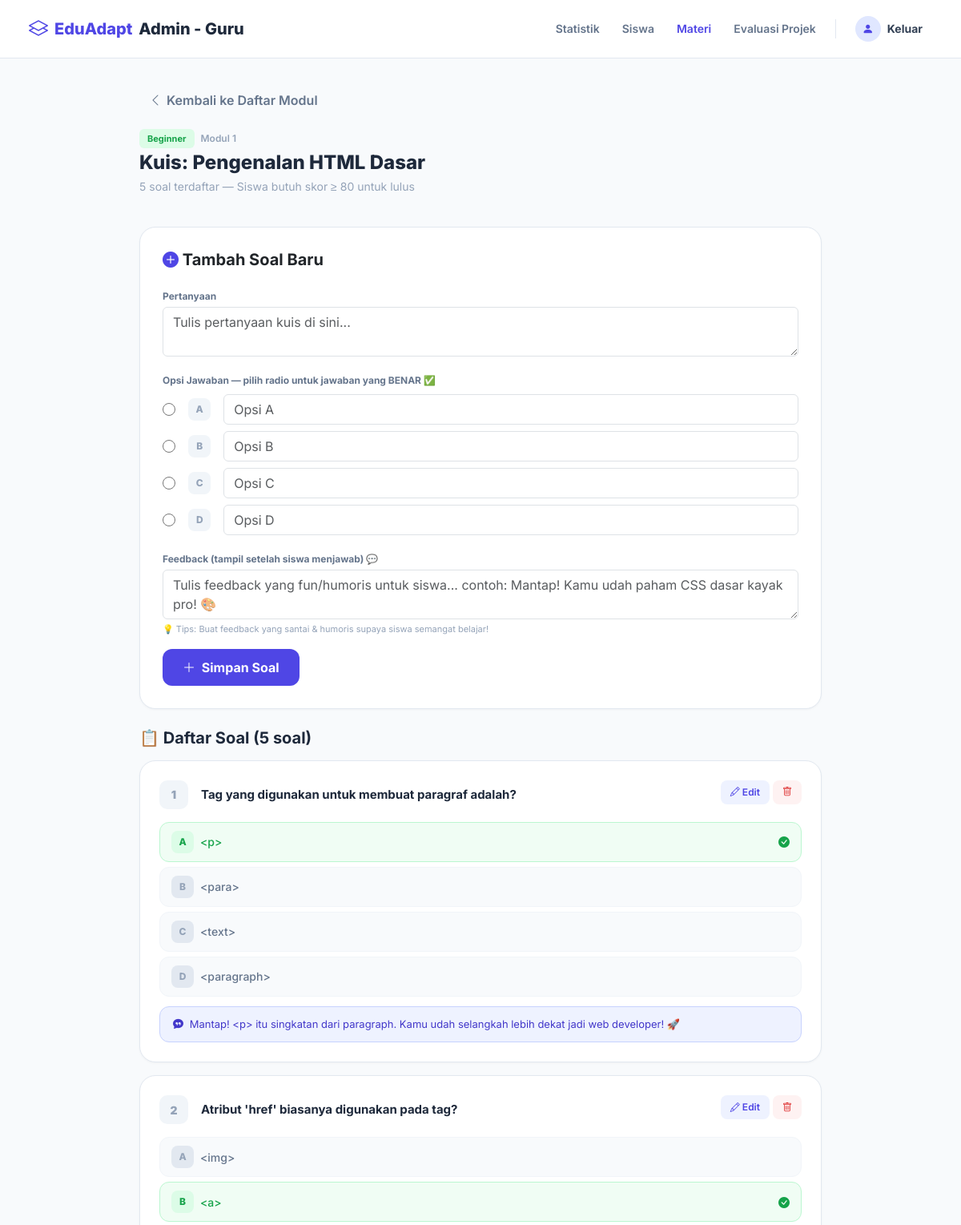
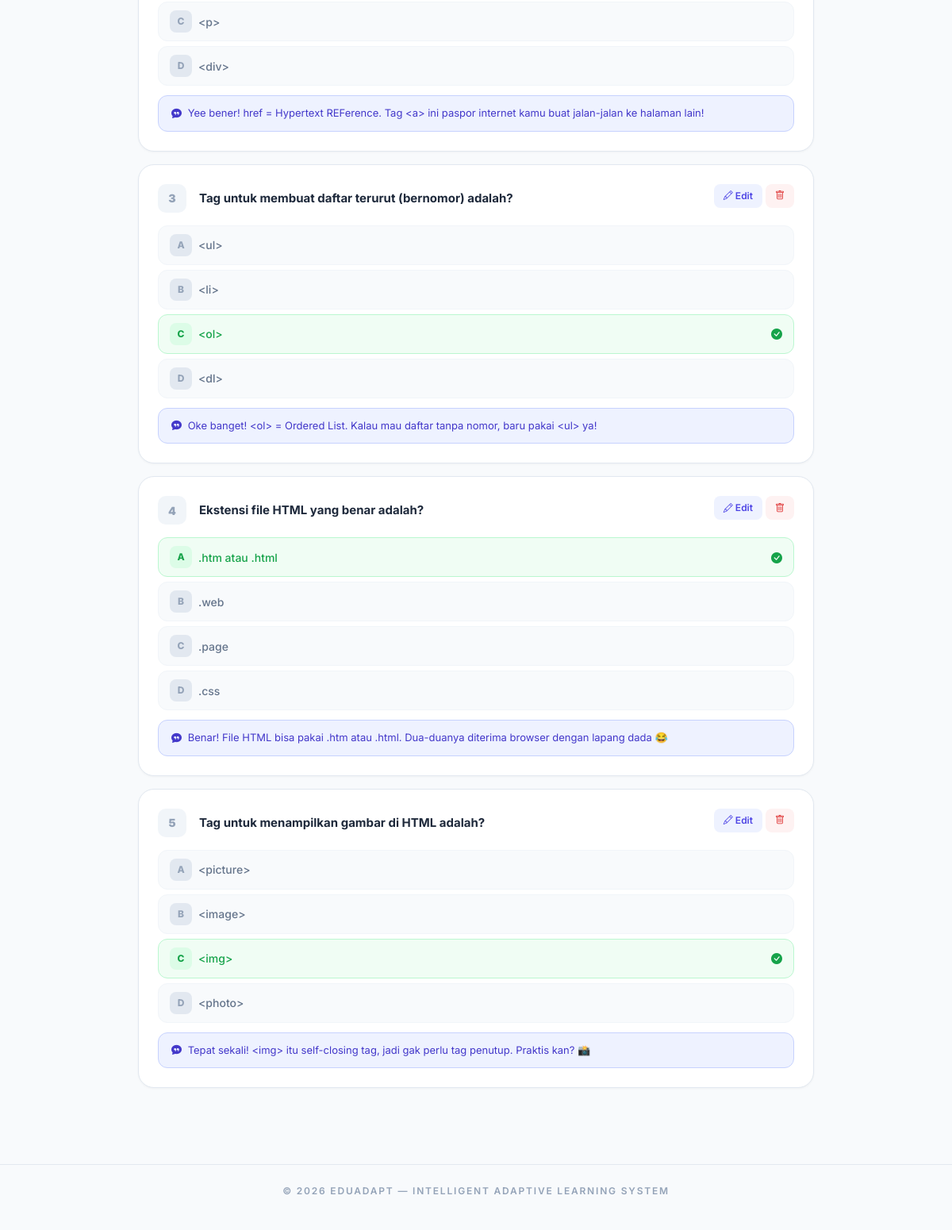
Screenshot of /guru/quizzes.php?module_id=2 (signed in) with the database file from the repository (2 pictures, top to bottom).
### tables this page shows
CREATE TABLE `modules` (
  `id` int(11) NOT NULL,
  `level` enum('Beginner','Intermediate','Advanced') NOT NULL,
  `title` varchar(150) NOT NULL,
  `type` varchar(50) NOT NULL,
  `content_text` text DEFAULT NULL,
  `video_url` varchar(255) DEFAULT NULL,
  `sequence_order` int(11) NOT NULL,
  `created_at` timestamp NOT NULL DEFAULT current_timestamp()
);

CREATE TABLE `module_quizzes` (
  `id` int(11) NOT NULL,
  `module_id` int(11) NOT NULL,
  `question_text` text NOT NULL,
  `option_a` varchar(255) NOT NULL,
  `option_b` varchar(255) NOT NULL,
  `option_c` varchar(255) NOT NULL,
  `option_d` varchar(255) NOT NULL,
  `correct_option` enum('a','b','c','d') NOT NULL,
  `feedback` text NOT NULL
);

### guru/quizzes.php (the view, shortened to what this page needs)
<?php
require_once __DIR__ . '/../koneksi.php';
$module_id = intval($_GET['module_id'] ?? 0);
$mod = $conn->query("SELECT * FROM modules WHERE id = $module_id")->fetch_assoc();
$edit_data = null;
$quizzes = $conn->query("SELECT * FROM module_quizzes WHERE module_id = $module_id ORDER BY id ASC");
$quiz_count = $quizzes->num_rows;
$level_colors = ['Beginner' => ['#dcfce7','#16a34a'], 'Intermediate' => ['#dbeafe','#2563eb'], 'Advanced' => ['#f3e8ff','#9333ea']];
$lc = $level_colors[$mod['level']] ?? ['#f1f5f9','#64748b'];
?>
<!DOCTYPE html>
<html lang="id">
<head>
    <link rel="stylesheet" href="../node_modules/bootstrap/dist/css/bootstrap.min.css">
</head>
<body>
<?php include __DIR__ . '/../includes/header.php'; ?>
<main style="max-width: 900px; margin: 0 auto; padding: 32px 24px;" class="animate-in">
    <a href="modules.php" class="back-link mb-3">
        <i class="bi bi-chevron-left"></i> Kembali ke Daftar Modul
    </a>
    <div class="d-flex align-items-center gap-3 mb-4">
        <div>
            <div class="d-flex align-items-center gap-2 mb-1">
                <span class="badge-level" style="background:<?= $lc[0] ?>; color:<?= $lc[1] ?>;"><?= $mod['level'] ?></span>
                <span style="color: #94a3b8; font-size: 12px; font-weight: 600;">Modul <?= $mod['sequence_order'] ?></span>
            </div>
            <h1 style="font-size: 1.5rem; font-weight: 800; color: #1e293b; margin: 0;">
                Kuis: <?= htmlspecialchars($mod['title']) ?>
            </h1>
            <p style="color: #94a3b8; font-size: 0.875rem; margin-top: 4px;">
                <?= $quiz_count ?> soal terdaftar — Siswa butuh skor ≥ 80 untuk lulus
            </p>
        </div>
    </div>
    <div class="card-custom mb-4" id="formSection">
        <h5 style="font-weight: 700; margin-bottom: 20px;">
            <i class="bi bi-<?= $edit_data ? 'pencil-square' : 'plus-circle-fill' ?>" style="color: #4f46e5;"></i>
            <?= $edit_data ? 'Edit Soal' : 'Tambah Soal Baru' ?>
        </h5>
        <form method="POST">
            <div class="mb-3">
                <label class="form-label-sm">Pertanyaan</label>
                <textarea name="question_text" class="form-control" rows="2" required placeholder="Tulis pertanyaan kuis di sini..."><?= htmlspecialchars($edit_data['question_text'] ?? '') ?></textarea>
            </div>
            <label class="form-label-sm mb-2">Opsi Jawaban — pilih radio untuk jawaban yang BENAR ✅</label>
            <?php
            $options = ['a', 'b', 'c', 'd'];
            $labels = ['A', 'B', 'C', 'D'];
            foreach ($options as $i => $opt):
                $field = "option_$opt";
                $is_correct = ($edit_data['correct_option'] ?? '') === $opt;
            ?>
            <div class="d-flex align-items-center gap-3 mb-2">
                <input type="radio" name="correct_option" value="<?= $opt ?>" class="correct-radio" <?= $is_correct ? 'checked' : '' ?> required title="Tandai sebagai jawaban benar">
                <div class="option-label" style="background: <?= $is_correct ? '#dcfce7' : '#f1f5f9' ?>; color: <?= $is_correct ? '#16a34a' : '#94a3b8' ?>;">
                    <?= $labels[$i] ?>
                </div>
                <input type="text" name="option_<?= $opt ?>" class="form-control" required
                       placeholder="Opsi <?= $labels[$i] ?>"
                       value="<?= htmlspecialchars($edit_data[$field] ?? '') ?>">
            </div>
            <?php endforeach; ?>
            <div class="mt-3 mb-3">
                <label class="form-label-sm">Feedback (tampil setelah siswa menjawab) 💬</label>
                <textarea name="feedback" class="form-control" rows="2" required placeholder="Tulis feedback yang fun/humoris untuk siswa... contoh: Mantap! Kamu udah paham CSS dasar kayak pro! 🎨"><?= htmlspecialchars($edit_data['feedback'] ?? '') ?></textarea>
                <div style="font-size: 11px; color: #94a3b8; margin-top: 4px;">
                    💡 Tips: Buat feedback yang santai & humoris supaya siswa semangat belajar!
                </div>
            </div>
            <div class="d-flex gap-2">
                <button type="submit" class="btn" style="background: #4f46e5; color: #fff; font-weight: 700; padding: 10px 24px; border-radius: 12px;">
                    <i class="bi bi-<?= $edit_data ? 'check-lg' : 'plus-lg' ?> me-1"></i> <?= $edit_data ? 'Update Soal' : 'Simpan Soal' ?>
                </button>
            </div>
        </form>
    </div>
    <h5 style="font-weight: 700; margin-bottom: 16px; color: #1e293b;">
        📋 Daftar Soal (<?= $quiz_count ?> soal)
    </h5>
    <?php if ($quiz_count > 0): ?>
        <?php $no = 1; while ($q = $quizzes->fetch_assoc()): ?>
        <div class="quiz-card">
            <div class="d-flex justify-content-between align-items-start mb-3">
                <div class="d-flex align-items-center gap-3">
                    <span style="width: 36px; height: 36px; border-radius: 10px; background: #f1f5f9; display: flex; align-items: center; justify-content: center; font-weight: 900; font-size: 14px; color: #94a3b8;">
                        <?= $no++ ?>
                    </span>
                    <p style="font-weight: 700; color: #1e293b; margin: 0; font-size: 0.9375rem; line-height: 1.5;">
                        <?= htmlspecialchars($q['question_text']) ?>
                    </p>
                </div>
                <div class="d-flex gap-1 flex-shrink-0 ms-2">
                    <a href="quizzes.php?module_id=<?= $module_id ?>&edit=<?= $q['id'] ?>#formSection" class="btn-action" style="background: #eef2ff; color: #4f46e5;">
                        <i class="bi bi-pencil"></i> Edit
                    </a>
                    <a href="quizzes.php?module_id=<?= $module_id ?>&hapus=<?= $q['id'] ?>" class="btn-action" style="background: #fef2f2; color: #dc2626;" onclick="return confirm('Yakin hapus soal ini?')">
                        <i class="bi bi-trash"></i>
                    </a>
                </div>
            </div>
            <?php
            $opts = ['a' => $q['option_a'], 'b' => $q['option_b'], 'c' => $q['option_c'], 'd' => $q['option_d']];
            foreach ($opts as $key => $text):
                $is_correct = ($q['correct_option'] === $key);
            ?>
            <div class="option-row <?= $is_correct ? 'option-correct' : 'option-wrong' ?>">
                <span class="option-label" style="background: <?= $is_correct ? '#dcfce7' : '#e2e8f0' ?>; color: <?= $is_correct ? '#16a34a' : '#94a3b8' ?>;">
                    <?= strtoupper($key) ?>
                </span>
                <span><?= htmlspecialchars($text) ?></span>
                <?php if ($is_correct): ?>
                    <i class="bi bi-check-circle-fill ms-auto" style="color: #16a34a;"></i>
                <?php endif; ?>
            </div>
            <?php endforeach; ?>
            <div class="feedback-preview">
                <i class="bi bi-chat-quote-fill me-1"></i> <?= htmlspecialchars($q['feedback']) ?>
            </div>
        </div>
        <?php endwhile; ?>
    <?php endif; ?>
</main>
<?php include __DIR__ . '/../includes/footer.php'; ?>
</body>
</html>

### guru/quizzes.php (style rules this page uses)
.card-custom { background: #fff; border-radius: 20px; border: 1px solid #e2e8f0; padding: 28px; box-shadow: 0 1px 3px rgba(0,0,0,0.04); }
.quiz-card { background: #fff; border-radius: 20px; border: 1px solid #e2e8f0; padding: 24px; margin-bottom: 16px; transition: all 0.2s; box-shadow: 0 1px 3px rgba(0,0,0,0.04); }
.option-row { display: flex; align-items: center; gap: 8px; padding: 10px 14px; border-radius: 12px; margin-bottom: 6px; font-size: 0.875rem; font-weight: 500; }
.option-correct { background: #f0fdf4; border: 1px solid #bbf7d0; color: #16a34a; }
.option-wrong { background: #f8fafc; border: 1px solid #f1f5f9; color: #64748b; }
.option-label { width: 28px; height: 28px; border-radius: 8px; display: flex; align-items: center; justify-content: center; font-weight: 800; font-size: 12px; flex-shrink: 0; }
.feedback-preview { background: #eef2ff; border: 1px solid #c7d2fe; border-radius: 12px; padding: 12px 16px; font-size: 0.8125rem; color: #4338ca; margin-top: 12px; }
.badge-level { padding: 4px 10px; border-radius: 6px; font-size: 11px; font-weight: 700; }
.btn-action { padding: 6px 12px; border-radius: 8px; font-size: 12px; font-weight: 600; border: none; cursor: pointer; text-decoration: none; display: inline-block; }
.correct-radio { accent-color: #4f46e5; width: 18px; height: 18px; cursor: pointer; }
.form-label-sm { font-size: 12px; font-weight: 700; color: #64748b; margin-bottom: 4px; }
.back-link { color: #64748b; font-weight: 600; text-decoration: none; display: inline-flex; align-items: center; gap: 6px; padding: 8px 12px; border-radius: 10px; transition: all 0.2s; }
.animate-in { animation: fadeInUp 0.5s ease-out; }

### includes/header.php (style rules this page uses)
body { font-family: 'Inter', sans-serif !important; background-color: #f8fafc; }

### rows the page displays
modules: level "Beginner", sequence_order "1", title "Pengenalan HTML Dasar"
module_quizzes: question_text "Tag yang digunakan untuk membuat paragraf adalah?", key "A", option_a "<p>", key "B", option_b "<para>", key "C", option_c "<text>", key "D", option_d "<paragraph>", feedback "Mantap! <p> itu singkatan dari paragraph. Kamu udah selangkah lebih dekat jadi web developer! 🚀"
module_quizzes: question_text "Atribut 'href' biasanya digunakan pada tag?", key "A", option_a "<img>", key "B", option_b "<a>", key "C", option_c "<p>", key "D", option_d "<div>", feedback "Yee bener! href = Hypertext REFerence. Tag <a> ini paspor internet kamu buat jalan-jalan ke halaman lain!"
module_quizzes: question_text "Tag untuk membuat daftar terurut (bernomor) adalah?", key "A", option_a "<ul>", key "B", option_b "<li>", key "C", option_c "<ol>", key "D", option_d "<dl>", feedback "Oke banget! <ol> = Ordered List. Kalau mau daftar tanpa nomor, baru pakai <ul> ya!"
module_quizzes: question_text "Ekstensi file HTML yang benar adalah?", key "A", option_a ".htm atau .html", key "B", option_b ".web", key "C", option_c ".page", key "D", option_d ".css", feedback "Benar! File HTML bisa pakai .htm atau .html. Dua-duanya diterima browser dengan lapang dada 😂"
module_quizzes: question_text "Tag untuk menampilkan gambar di HTML adalah?", key "A", option_a "<picture>", key "B", option_b "<image>", key "C", option_c "<img>", key "D", option_d "<photo>", feedback "Tepat sekali! <img> itu self-closing tag, jadi gak perlu tag penutup. Praktis kan? 📸"

### other values shown
$quiz_count "5"
$labels[$i] "A"
$labels[$i] "B"
$labels[$i] "C"
$labels[$i] "D"
